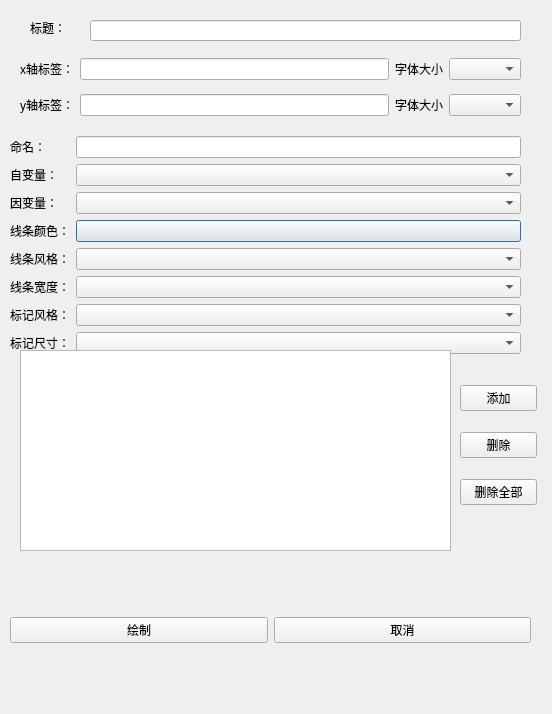
<?xml version="1.0" encoding="UTF-8"?>
<ui version="4.0">
 <class>Dialog</class>
 <widget class="QDialog" name="Dialog">
  <property name="geometry">
   <rect>
    <x>0</x>
    <y>0</y>
    <width>552</width>
    <height>714</height>
   </rect>
  </property>
  <property name="windowTitle">
   <string>Dialog</string>
  </property>
  <widget class="QLineEdit" name="lineEdit_3">
   <property name="geometry">
    <rect>
     <x>90</x>
     <y>20</y>
     <width>431</width>
     <height>21</height>
    </rect>
   </property>
  </widget>
  <widget class="QLabel" name="label_15">
   <property name="geometry">
    <rect>
     <x>30</x>
     <y>20</y>
     <width>31</width>
     <height>16</height>
    </rect>
   </property>
   <property name="text">
    <string>标题：</string>
   </property>
  </widget>
  <widget class="QWidget" name="layoutWidget">
   <property name="geometry">
    <rect>
     <x>20</x>
     <y>50</y>
     <width>501</width>
     <height>74</height>
    </rect>
   </property>
   <layout class="QGridLayout" name="gridLayout">
    <item row="2" column="3">
     <widget class="QComboBox" name="comboBox_9"/>
    </item>
    <item row="0" column="1">
     <widget class="QLineEdit" name="lineEdit"/>
    </item>
    <item row="2" column="1">
     <widget class="QLineEdit" name="lineEdit_2"/>
    </item>
    <item row="0" column="0">
     <widget class="QLabel" name="label_9">
      <property name="text">
       <string>x轴标签：</string>
      </property>
     </widget>
    </item>
    <item row="2" column="2">
     <widget class="QLabel" name="label_12">
      <property name="text">
       <string>字体大小</string>
      </property>
     </widget>
    </item>
    <item row="0" column="3">
     <widget class="QComboBox" name="comboBox_8"/>
    </item>
    <item row="2" column="0">
     <widget class="QLabel" name="label_10">
      <property name="text">
       <string>y轴标签：</string>
      </property>
     </widget>
    </item>
    <item row="0" column="2">
     <widget class="QLabel" name="label_11">
      <property name="text">
       <string>字体大小</string>
      </property>
     </widget>
    </item>
   </layout>
  </widget>
  <widget class="QWidget" name="layoutWidget">
   <property name="geometry">
    <rect>
     <x>10</x>
     <y>130</y>
     <width>511</width>
     <height>241</height>
    </rect>
   </property>
   <layout class="QVBoxLayout" name="verticalLayout_2">
    <item>
     <layout class="QVBoxLayout" name="verticalLayout">
      <item>
       <layout class="QFormLayout" name="formLayout">
        <item row="0" column="1">
         <layout class="QHBoxLayout" name="horizontalLayout"/>
        </item>
        <item row="2" column="0">
         <widget class="QLabel" name="label">
          <property name="text">
           <string>自变量：</string>
          </property>
         </widget>
        </item>
        <item row="2" column="1">
         <widget class="QComboBox" name="comboBox"/>
        </item>
        <item row="3" column="0">
         <widget class="QLabel" name="label_2">
          <property name="text">
           <string>因变量：</string>
          </property>
         </widget>
        </item>
        <item row="3" column="1">
         <widget class="QComboBox" name="comboBox_2"/>
        </item>
        <item row="4" column="0">
         <widget class="QLabel" name="label_3">
          <property name="text">
           <string>线条颜色：</string>
          </property>
         </widget>
        </item>
        <item row="5" column="0">
         <widget class="QLabel" name="label_4">
          <property name="text">
           <string>线条风格：</string>
          </property>
         </widget>
        </item>
        <item row="5" column="1">
         <widget class="QComboBox" name="comboBox_3"/>
        </item>
        <item row="6" column="0">
         <widget class="QLabel" name="label_5">
          <property name="text">
           <string>线条宽度：</string>
          </property>
         </widget>
        </item>
        <item row="6" column="1">
         <widget class="QComboBox" name="comboBox_4"/>
        </item>
        <item row="7" column="0">
         <widget class="QLabel" name="label_6">
          <property name="text">
           <string>标记风格：</string>
          </property>
         </widget>
        </item>
        <item row="7" column="1">
         <widget class="QComboBox" name="comboBox_5"/>
        </item>
        <item row="8" column="0">
         <widget class="QLabel" name="label_8">
          <property name="text">
           <string>标记尺寸：</string>
          </property>
         </widget>
        </item>
        <item row="8" column="1">
         <widget class="QComboBox" name="comboBox_7"/>
        </item>
        <item row="4" column="1">
         <widget class="QPushButton" name="pushButton">
          <property name="text">
           <string/>
          </property>
         </widget>
        </item>
        <item row="1" column="0">
         <widget class="QLabel" name="label_7">
          <property name="text">
           <string>命名：</string>
          </property>
         </widget>
        </item>
        <item row="1" column="1">
         <widget class="QLineEdit" name="lineEdit_4"/>
        </item>
       </layout>
      </item>
     </layout>
    </item>
   </layout>
  </widget>
  <widget class="QWidget" name="layoutWidget">
   <property name="geometry">
    <rect>
     <x>10</x>
     <y>590</y>
     <width>521</width>
     <height>81</height>
    </rect>
   </property>
   <layout class="QHBoxLayout" name="horizontalLayout_2">
    <item>
     <widget class="QPushButton" name="pushButton_3">
      <property name="text">
       <string>绘制</string>
      </property>
     </widget>
    </item>
    <item>
     <widget class="QPushButton" name="pushButton_4">
      <property name="text">
       <string>取消</string>
      </property>
     </widget>
    </item>
   </layout>
  </widget>
  <widget class="QTableView" name="tableView">
   <property name="geometry">
    <rect>
     <x>20</x>
     <y>350</y>
     <width>431</width>
     <height>201</height>
    </rect>
   </property>
  </widget>
  <widget class="QWidget" name="layoutWidget">
   <property name="geometry">
    <rect>
     <x>460</x>
     <y>370</y>
     <width>77</width>
     <height>151</height>
    </rect>
   </property>
   <layout class="QVBoxLayout" name="verticalLayout_3">
    <item>
     <widget class="QPushButton" name="pushButton_2">
      <property name="text">
       <string>添加</string>
      </property>
     </widget>
    </item>
    <item>
     <widget class="QPushButton" name="pushButton_5">
      <property name="text">
       <string>删除</string>
      </property>
     </widget>
    </item>
    <item>
     <widget class="QPushButton" name="pushButton_6">
      <property name="text">
       <string>删除全部</string>
      </property>
     </widget>
    </item>
   </layout>
  </widget>
 </widget>
 <resources/>
 <connections/>
</ui>
